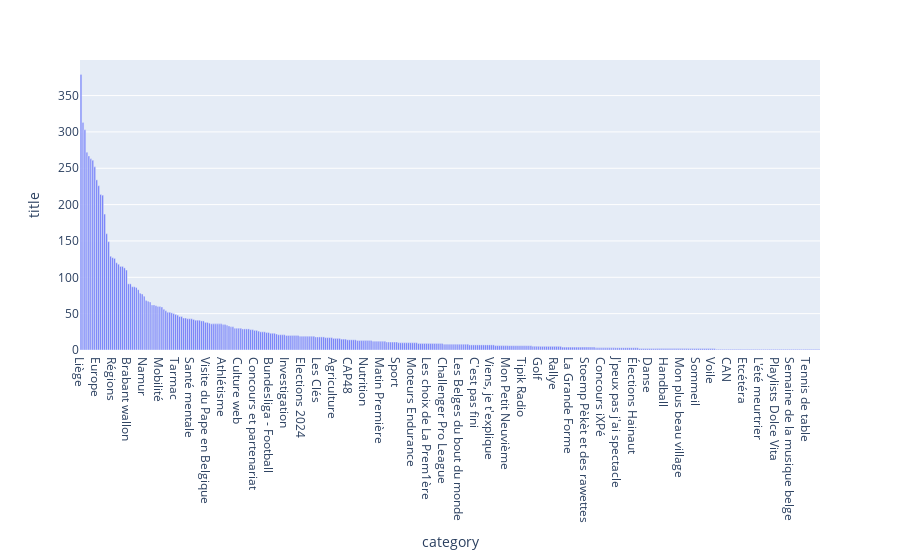

The notebook cell this image was saved under:
### Code cell
fig = px.bar(df.groupby('category').count().reset_index(), x='category', y='title')
fig.update_layout(xaxis = {"categoryorder":"total descending"})

### Figure 1 — Plotly figure (JSON) as saved in the notebook; plotly's stock layout.template omitted (floating-point values rounded to 4 significant figures; data arrays with more than 128 entries replaced by an {"elided": "..."} marker saying what was removed)
{"data": [{"alignmentgroup": "True", "hovertemplate": "category=%{x}<br>title=%{y}<extra></extra>", "legendgroup": "", "marker": {"color": "#636efa", "pattern": {"shape": ""}}, "name": "", "offsetgroup": "", "orientation": "v", "showlegend": false, "textposition": "auto", "type": "bar", "x": {"elided": "375 str values"}, "xaxis": "x", "y": {"elided": "375 int values"}, "yaxis": "y"}], "layout": {"barmode": "relative", "legend": {"tracegroupgap": 0}, "margin": {"t": 60}, "xaxis": {"anchor": "y", "categoryorder": "total descending", "domain": [0, 1], "title": {"text": "category"}}, "yaxis": {"anchor": "x", "domain": [0, 1], "title": {"text": "title"}}}}
